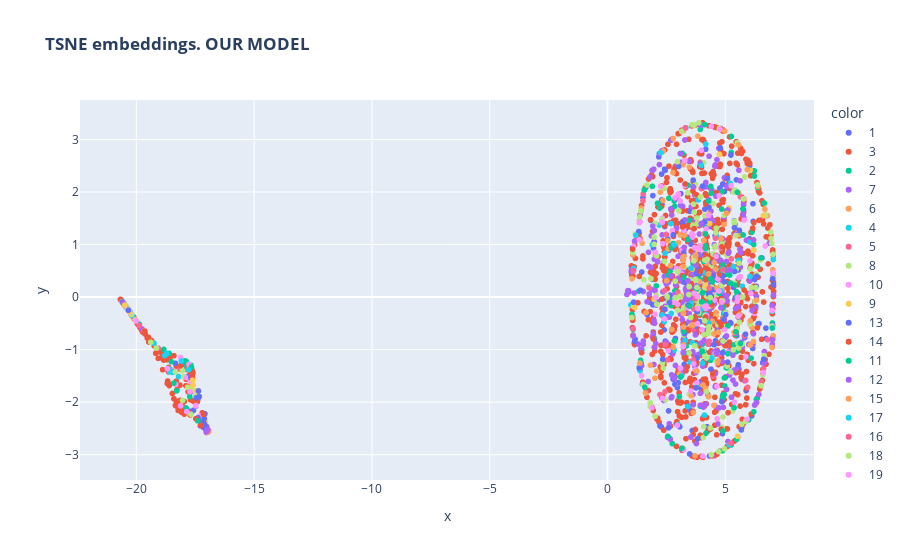

Source (notebook cell):
### Code cell
import plotly.express as px
import plotly

plotly.offline.init_notebook_mode(connected=True)
sections = list(map(str, okved_data['section_id'].values))

fig = px.scatter(x=embeddings_model_2d[:, 0], y=embeddings_model_2d[:, 1], color=sections,
                 title='<b>TSNE embeddings. OUR MODEL</b>', hover_name=okved_data['name_okved'])

fig
